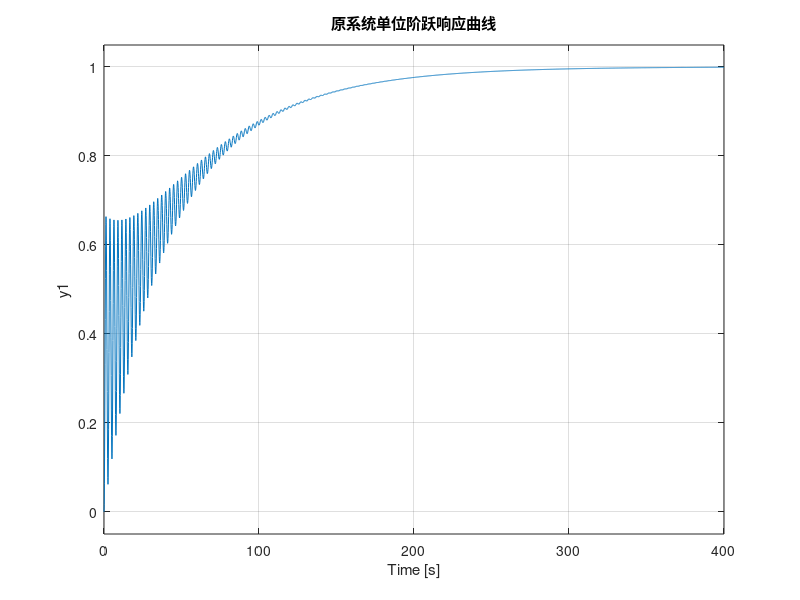
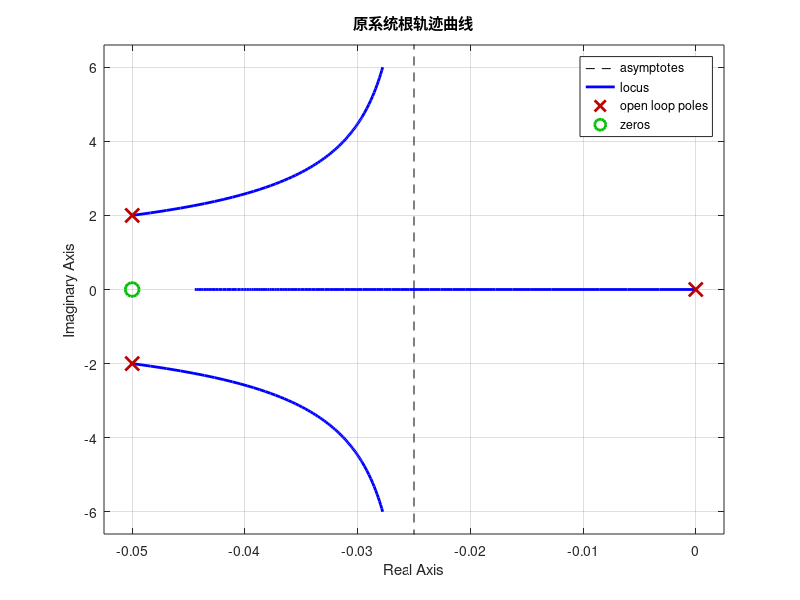

MATLAB code to generate these figures, in order: (Note: this script raises an error after producing the figures.)
clear;
close all;
clc
%% 原系统根轨迹及单位阶跃响应曲线
sys_raw_open = tf([2 0.1],[1 0.1 4 0]);     % 原系统开环传递函数
sys_raw_close = tf([2 0.1],[1 0.1 6 0.1]);  % 原系统闭环传递函数
figure;step(sys_raw_close);   % 阶跃响应
title('原系统单位阶跃响应曲线')
figure;rlocus(sys_raw_open); % 根轨迹
title('原系统根轨迹曲线')

%% 确定校正网络零极点（平分线法）
Y = [2*3^0.5 0 2*3^0.5];
X = [-2 0 -5];
S = [-2 2*3^.5];
figure;
[pingfen_x, pingfen_y] = draw_pingfen(X,Y);
hold on
rot(pingfen_x, pingfen_y, S, 18.33875);
rot(pingfen_x, pingfen_y, S, -18.33875);
% 坐标轴
plot(linspace(-7,1,80000), zeros(1,80000), 'k:');
plot(zeros(1,1000), linspace(-1,5,1000), 'k:')
hold off
z = -2.7157; p = -5.8939;
s = -2 + 2*3^.5*1i;   
K_c = sqrt( abs(s-p)*abs(s-p) * abs(s^3+0.1*s^2+4*s)/...
    (abs(2*s+0.1)*abs(s-z)*abs(s-z)) );

%% 校正后系统根轨迹及单位阶跃响应曲线
numerator = K_c^2 * conv([1 -z], conv([2 0.1],[1 -z]));
denominator = conv([1 0.1 4 0], conv([1 -p],[1 -p]));
sys_cor_open = tf(numerator, denominator);
sys_cor_close = tf(numerator,[0,0,numerator]+denominator);  % 原系统闭环传递函数
figure;step(sys_cor_close);   % 阶跃响应
title('校正后系统单位阶跃响应曲线')
figure;rlocus(sys_cor_open); % 根轨迹
title('校正后系统根轨迹曲线')

%% 附加功能函数部分
function [line_x, line_y] = draw_pingfen(X,Y)
% X为三点横坐标，Y为三点纵坐标
% 利用内心坐标公式画角平分线 并返回角平分线坐标
% 注意 被平分角应输入为(x1,y1)的位置
A = [X(1), Y(1)];
B = [X(2), Y(2)];
C = [X(3), Y(3)];
a = sqrt(sum((B-C).^2));
b = sqrt(sum((A-C).^2));
c = sqrt(sum((B-A).^2));
cent = [(a*A(1)+b*B(1)+c*C(1))/(a+b+c), (a*A(2)+b*B(2)+c*C(2))/(a+b+c)];
t = 0:0.01:1;
tt = 0:0.01:6;
line_x = ((cent(1)-A(1)).*tt+A(1))';
line_y = ((cent(2)-A(2)).*tt+A(2))';
hold on
plot((B(1)-A(1)).*t+A(1), (B(2)-A(2)).*t+A(2), 'k-');
plot((C(1)-A(1)).*t+A(1), (C(2)-A(2)).*t+A(2), 'k-');
plot(line_x, line_y, 'b-');
hold off
end

function [line_x, line_y] = rot(x,y,P,theta)
% 给定线段坐标(x,y) 使得绕P点旋转theta角度画出图像并返回旋转线段坐标值
line_x = (x-P(1)) * cosd(theta) - (y-P(2)) * sind(theta) + P(1);
line_y = (x-P(1)) * sind(theta) + (y-P(2)) * cosd(theta) + P(2);
plot(line_x, line_y, 'r-');
end